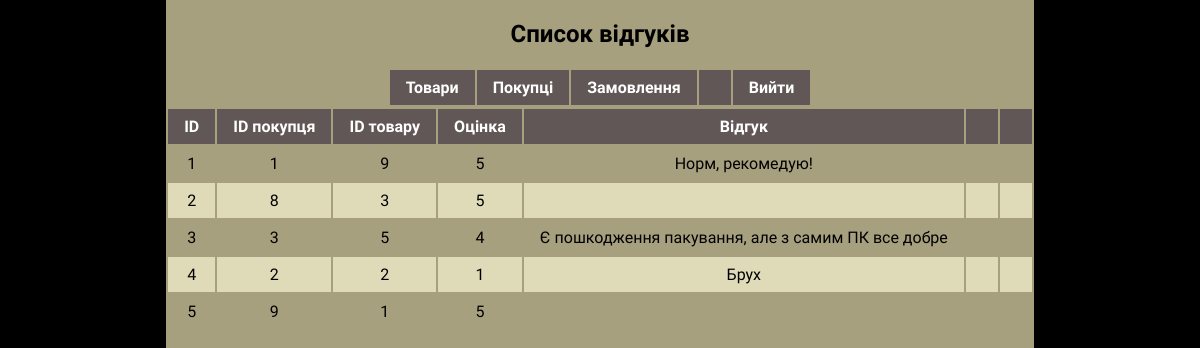
Screenshot of /reviews.php with the database file from the repository.
### tables this page shows
CREATE TABLE `Reviews` (
  `review_id` int NOT NULL,
  `customer_id` int NOT NULL,
  `goods_id` int NOT NULL,
  `mark` int NOT NULL,
  `review_text` text
);

### reviews.php (the view, shortened to what this page needs)
<!DOCTYPE html>
<html>
<head>
<link rel="stylesheet" href="css/base.css">
</head>
<body>
<div class="divbgbd">
<h2>Список відгуків</h2>
<table>
    <tr>
        <th><a href="goods.php">Товари</a></th>
        <th><a href="index.php">Покупці</a></th>
        <th><a href="orders.php">Замовлення</a></th>
        <th><?php echo $_COOKIE["usernamecookie"];?></th>
        <th><a href="logout.php">Вийти</a></th>
    </tr>
</table>
<?php
include "connect.php";
$sql = "SELECT * FROM Reviews";
if($result = $conn->query($sql)){
    echo "<table><tr><th>ID</th><th>ID покупця</th><th>ID товару</th><th>Оцінка</th><th>Відгук</th><th></th><th></th></tr>";
    foreach($result as $row){
        echo "<tr>";
            echo "<td>" . $row["review_id"] . "</td>";
            echo "<td>" . $row["customer_id"] . "</td>";
            echo "<td>" . $row["goods_id"] . "</td>";
            echo "<td>" . $row["mark"] . "</td>";
            echo "<td>" . $row["review_text"] . "</td>";
            if('admin' == $_COOKIE["userlevelcookie"]){
            echo "<td><a href='update_reviews.php?review_id=" . $row["review_id"] . "'>Змінити</a></td>";
            echo "<td><form action='delete_reviews.php' method='post'>
                        <input type='hidden' name='review_id' value='" . $row["review_id"] . "' />
                        <input type='submit' class='button' value='Видалити'>
                   </form></td>";
            } else {
                echo "<td></td>";
                echo "<td></td>";
            }
        echo "</tr>";
    }
    echo "</table>";
} else{
    echo "Помилка: " . $conn->error;
}
?>
</div>
</body>
</html>

### css/base.css (style rules this page uses)
html,body { font-family: 'Unbounded', cursive; height: 100%; display: flex; flex-direction: column; margin: 0; padding: 0; opacity: 1; background: #707070; }
.divbgbd { margin-left: auto; margin-right: auto; margin-top: 0px; height: 100%; padding: 0px, 30px, 0px; background-color: #a7a07f; }
h2, p { text-align: center; }
table { max-width: 100%; margin-left: auto; margin-right: auto; text-align: center; }
tr:nth-child(odd) { background-color: #dfdbb9; }
th { background-color: rgb(97, 87, 87); color: #fff; }
th, td { text-align: center; padding: 0.5em 1em; }
td::before { display: none; }
a { color: white; text-decoration: none; }
a:link { color: white; text-decoration: none; }
body { background-color: #000; }

### rows the page displays
reviews: review_id "1", customer "1", goods "9", mark "5", review_text "Норм, рекомедую!"
reviews: review_id "2", customer "8", goods "3", mark "5"
reviews: review_id "3", customer "3", goods "5", mark "4", review_text "Є пошкодження пакування, але з самим ПК все добре"
reviews: review_id "4", customer "2", goods "2", mark "1", review_text "Брух"
reviews: review_id "5", customer "9", goods "1", mark "5"
